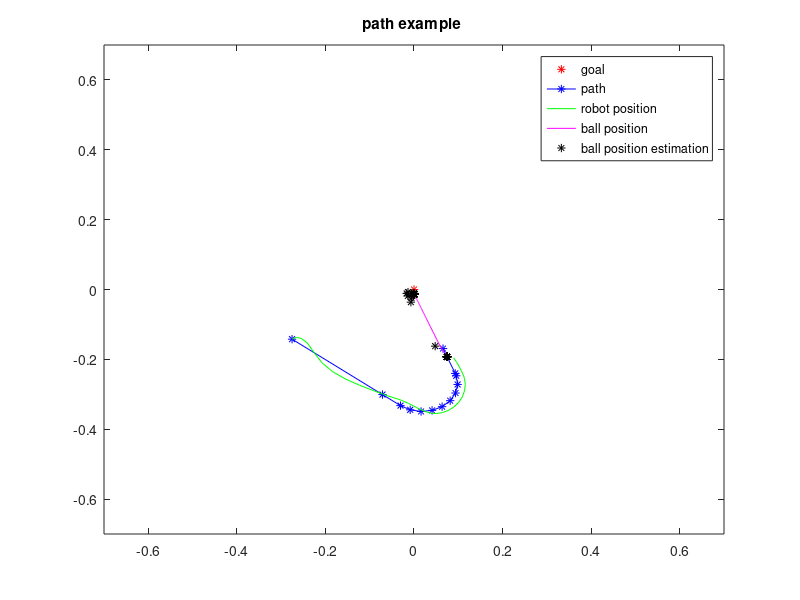

Reproduce this figure in MATLAB.
% path example for soccer robot project on vrep 
% Romain Chiappinelli A0145192H
% 18.03.16

clc; clear all; close all;

goal=[0.0, 0.0]';
    
path=[ -0.15730347  -0.34110006  -0.36983788  -0.37932073  -0.38118151  -0.37523807  -0.3620722   -0.34297267  -0.31980908  -0.29484882  -0.2705352   -0.2492482   -0.24833651  -0.18823647;
   0.23088424  -0.07184241  -0.11917574  -0.14233934  -0.16729959  -0.19161321  -0.21290021  -0.22907688  -0.23855973  -0.2404205   -0.23447707  -0.2213112   -0.22051391  -0.16714723];
robotPos=[-0.15730399 -0.15604904 -0.15226425 -0.1569636  -0.17548062 -0.20289882 -0.22861405 -0.24959035 -0.26702458 -0.28267264 -0.29796028 -0.31413653 -0.33172917 -0.34752038 -0.35579637 -0.36649019 -0.3761912  -0.38339534 -0.38742638 -0.3875027  -0.38373387 -0.3763454  -0.36560953 -0.35185736 -0.33581677 -0.31813717 -0.29967889 -0.28117982 -0.26487786 -0.25617304 -0.2471083  -0.23824696 -0.22962591 -0.22132167 -0.21334243 -0.20571294 -0.20001462 -0.19978778 -0.19978788 -0.19978951 -0.19978978 -0.1997894  -0.19978829 -0.19978675 -0.1997858  -0.19978583 -0.19978538 -0.19978556 -0.19978605 -0.19978663 -0.19978651 -0.1997865  -0.19978628 -0.19978674 -0.1997868  -0.19978625 -0.1997861  -0.1997861  -0.19978638 -0.19978656 -0.19978705 -0.19978711 -0.1997873  -0.19978806 -0.19978812 -0.19978806 -0.19978929 -0.19978987 -0.19979057 -0.19979154 -0.19979128 -0.19979164 -0.19979124 -0.19979075 -0.19979097 -0.1997913  -0.19979152 -0.19979243 -0.19979148 -0.1997923  -0.19979271 -0.19979341 -0.19979207 -0.19979116 -0.19979146 -0.19979137 -0.19979131 -0.19979179 -0.19979247 -0.19979265 -0.19979319 -0.19979414 -0.19979368 -0.19979429 -0.1997945  -0.1997955  -0.1997948  -0.19979483 -0.19979498 -0.19979484 -0.19979523 -0.19979587 -0.19979677 -0.19979665 -0.19979709 -0.19979775 -0.19979773 -0.19979726 -0.19979799 -0.19979654 -0.19979571 -0.19979601 -0.19979647 -0.1997951  -0.19979523 -0.19979504 -0.19979557 -0.19979618 -0.19979703 -0.19979762 -0.19979766 -0.19979641 -0.19979654 -0.19979654 -0.19979733 -0.19979724 -0.19979717 -0.19979757 -0.19979826 -0.19979796 -0.19979875 -0.19979894 -0.19979826 -0.19979881 -0.19979852 -0.19979791 -0.19979788 -0.19979848 -0.19979796 -0.19979784 -0.19979808 -0.1997982  -0.19979802 -0.1997987  -0.19979814 -0.19979914 -0.19979887 -0.19979927 -0.19979943 -0.19979993 -0.19980064 -0.19980116 -0.19980122 -0.19980106 -0.19980142 -0.19980186 -0.19980258 -0.19980292 -0.19980347 -0.19980362 -0.19980414 -0.19980496 -0.19980446 -0.1998053  -0.19980434 -0.19980511 -0.19980602 -0.19980611 -0.19980665 -0.19980668 -0.19980691 -0.19980684 -0.19980766 -0.19980749 -0.19980685 -0.19980703 -0.19980797 -0.19980788 -0.19980791 -0.19980763 -0.19980694 -0.19980648 -0.199806   -0.199807   -0.1998069  -0.19980696 -0.1998066  -0.19980717 -0.1998072  -0.19980815 -0.19980821 -0.19980857 -0.19980814 -0.1998082  -0.19980784 -0.19980791 -0.19980764 -0.19980796 -0.19980834 -0.19980875;
  0.23088369  0.22836848  0.21551391  0.19853452  0.17911637  0.15975067  0.13638391  0.10763969  0.0747921   0.04043515  0.00624469 -0.02726218 -0.05991335 -0.08666867 -0.10106589 -0.12019961 -0.13911697 -0.15833056 -0.17686471 -0.19353792 -0.20851585 -0.22261003 -0.23494294 -0.24524632 -0.25261033 -0.2568019  -0.25758764 -0.25494307 -0.24956366 -0.24547832 -0.23955587 -0.23307887 -0.2261283  -0.21873359 -0.21097116 -0.20287964 -0.19636488 -0.1963647  -0.19636366 -0.19636182 -0.19636388 -0.19636533 -0.19636518 -0.19636527 -0.19636597 -0.19636548 -0.19636521 -0.19636399 -0.19636407 -0.19636387 -0.19636352 -0.19636244 -0.19636151 -0.19636142 -0.19636224 -0.19636175 -0.19636136 -0.19636092 -0.1963608  -0.19636022 -0.19635962 -0.19636007 -0.19635925 -0.19635901 -0.19635835 -0.19635814 -0.19635779 -0.19635747 -0.196357   -0.19635588 -0.19635543 -0.19635481 -0.19635454 -0.19635376 -0.19635336 -0.19635323 -0.19635226 -0.19635208 -0.19635271 -0.19635314 -0.19635285 -0.19635226 -0.19635248 -0.19635192 -0.19635168 -0.19635016 -0.19635104 -0.19635035 -0.19635004 -0.19634928 -0.19634911 -0.1963481  -0.1963478  -0.19634765 -0.19634613 -0.19634603 -0.19634601 -0.19634546 -0.19634473 -0.19634458 -0.1963439  -0.19634426 -0.19634345 -0.19634268 -0.19634232 -0.19634122 -0.19634101 -0.19634163 -0.19634186 -0.19634126 -0.19634153 -0.19634232 -0.19634138 -0.19634241 -0.1963422  -0.19634144 -0.19634113 -0.19633976 -0.19633898 -0.1963385  -0.1963384  -0.19633767 -0.19633767 -0.19633734 -0.19633724 -0.19633651 -0.19633675 -0.19633614 -0.19633606 -0.19633567 -0.19633648 -0.19633578 -0.19633546 -0.1963347  -0.19633406 -0.19633408 -0.19633344 -0.19633316 -0.19633278 -0.19633208 -0.19633266 -0.19633153 -0.1963314  -0.19633113 -0.1963298  -0.19632979 -0.19632904 -0.19632891 -0.19632825 -0.19632737 -0.1963273  -0.19632652 -0.19632664 -0.19632585 -0.19632603 -0.19632526 -0.19632491 -0.19632389 -0.19632432 -0.19632334 -0.19632192 -0.19632202 -0.1963204  -0.19632076 -0.19632092 -0.19632041 -0.19632004 -0.19631962 -0.19631922 -0.19631912 -0.19631898 -0.19631875 -0.19631764 -0.19631758 -0.19631734 -0.19631734 -0.19631627 -0.19631651 -0.1963163  -0.19631635 -0.19631611 -0.19631587 -0.1963149  -0.19631504 -0.19631408 -0.19631341 -0.19631442 -0.19631381 -0.19631407 -0.19631366 -0.19631353 -0.19631314 -0.19631384 -0.19631353 -0.1963127  -0.19631258 -0.1963124  -0.19631147 -0.19631135 -0.19631104];
ballPos=[ -2.06930280e-01  -2.06930280e-01  -2.06930280e-01  -2.06930280e-01  -2.06930280e-01  -2.06930280e-01  -2.06930280e-01  -2.06930280e-01  -2.06930280e-01  -2.06930280e-01  -2.06930280e-01  -2.06930280e-01  -2.06930280e-01  -2.06930280e-01  -2.06930280e-01  -2.06930280e-01  -2.06930280e-01  -2.06930280e-01  -2.06930280e-01  -2.06930280e-01  -2.06930280e-01  -2.06930280e-01  -2.06930280e-01  -2.06930280e-01  -2.06930280e-01  -2.06930280e-01  -2.06930280e-01  -2.06930280e-01  -2.06930280e-01  -2.06930280e-01  -2.06930280e-01  -2.03218058e-01  -1.95869476e-01  -1.88626140e-01  -1.81383342e-01  -1.74919620e-01  -1.68780416e-01  -1.62923798e-01  -1.57336801e-01  -1.52007118e-01  -1.46923050e-01  -1.42072961e-01  -1.37446210e-01  -1.33032590e-01  -1.28821954e-01  -1.24805093e-01  -1.20973229e-01  -1.17317572e-01  -1.13830127e-01  -1.10503174e-01  -1.07329287e-01  -1.04301438e-01  -1.01412967e-01  -9.86573845e-02  -9.60285887e-02  -9.35207903e-02  -9.11284387e-02  -8.88462439e-02  -8.66691172e-02  -8.45922679e-02  -8.26110989e-02  -8.07211846e-02  -7.89182708e-02  -7.71983936e-02  -7.55576938e-02  -7.39925057e-02  -7.24994093e-02  -7.10749775e-02  -6.97160661e-02  -6.84196874e-02  -6.71829656e-02  -6.60031289e-02  -6.48775697e-02  -6.38038367e-02  -6.27795383e-02  -6.18023761e-02  -6.08702004e-02  -5.99809960e-02  -5.91329560e-02  -5.83239570e-02  -5.75521477e-02  -5.68158738e-02  -5.61134890e-02  -5.54434173e-02  -5.48041873e-02  -5.41943535e-02  -5.36127016e-02  -5.30578606e-02  -5.25285304e-02  -5.20235598e-02  -5.15418053e-02  -5.10822311e-02  -5.06438017e-02  -5.02256081e-02  -4.98267300e-02  -4.94461991e-02  -4.90831845e-02  -4.87368852e-02  -4.84065004e-02  -4.80914339e-02  -4.77908440e-02  -4.75040637e-02  -4.72304970e-02  -4.69695777e-02  -4.67206724e-02  -4.64832261e-02  -4.62566800e-02  -4.60406207e-02  -4.58344370e-02  -4.56377193e-02  -4.54501100e-02  -4.52711210e-02  -4.51003574e-02  -4.49374989e-02  -4.47821505e-02  -4.46339548e-02  -4.44925800e-02  -4.43576910e-02  -4.42290381e-02  -4.41063121e-02  -4.39892821e-02  -4.38775606e-02  -4.37710956e-02  -4.36693802e-02  -4.35724780e-02  -4.34800349e-02  -4.33918014e-02  -4.33076583e-02  -4.32274342e-02  -4.31509130e-02  -4.30779159e-02  -4.30082865e-02  -4.29418460e-02  -4.28784415e-02  -4.28179540e-02  -4.27602753e-02  -4.27052937e-02  -4.26529199e-02  -4.26027551e-02  -4.25549597e-02  -4.25095484e-02  -4.24660221e-02  -4.24245521e-02  -4.23851311e-02  -4.23472635e-02  -4.23114784e-02  -4.22769636e-02  -4.22444418e-02  -4.22130488e-02  -4.21833917e-02  -4.21549641e-02  -4.21278141e-02  -4.21023108e-02  -4.20773812e-02  -4.20539640e-02  -4.20318693e-02  -4.20102552e-02  -4.19899449e-02  -4.19708490e-02  -4.19522487e-02  -4.19344939e-02  -4.19178084e-02  -4.19021212e-02  -4.18867730e-02  -4.18720320e-02  -4.18581851e-02  -4.18451652e-02  -4.18329202e-02  -4.18208838e-02  -4.18091491e-02  -4.17981222e-02  -4.17877398e-02  -4.17779908e-02  -4.17688228e-02  -4.17601988e-02  -4.17514667e-02  -4.17429060e-02  -4.17348407e-02  -4.17272709e-02  -4.17201407e-02  -4.17134315e-02  -4.17071134e-02  -4.17011715e-02  -4.16955873e-02  -4.16903384e-02  -4.16854024e-02  -4.16800566e-02  -4.16747890e-02  -4.16698530e-02  -4.16652448e-02  -4.16609049e-02  -4.16568294e-02  -4.16529775e-02  -4.16493416e-02  -4.16459180e-02  -4.16426994e-02  -4.16396782e-02  -4.16368656e-02  -4.16342355e-02  -4.16317657e-02
  -1.83746710e-01  -1.83746710e-01  -1.83746710e-01  -1.83746710e-01  -1.83746710e-01  -1.83746710e-01  -1.83746710e-01  -1.83746666e-01  -1.83746666e-01  -1.83746710e-01  -1.83746710e-01  -1.83746710e-01  -1.83746710e-01  -1.83746710e-01  -1.83746710e-01  -1.83746710e-01  -1.83746666e-01  -1.83746666e-01  -1.83746710e-01  -1.83746710e-01  -1.83746710e-01  -1.83746710e-01  -1.83746710e-01  -1.83746710e-01  -1.83746710e-01  -1.83746666e-01  -1.83746666e-01  -1.83746725e-01  -1.83746725e-01  -1.83746725e-01  -1.83746725e-01  -1.79993331e-01  -1.72688365e-01  -1.65150538e-01  -1.57504439e-01  -1.49316996e-01  -1.42109796e-01  -1.35234565e-01  -1.28675953e-01  -1.22419313e-01  -1.16450928e-01  -1.10756978e-01  -1.05325021e-01  -1.00143239e-01  -9.51996744e-02  -9.04835910e-02  -8.59847292e-02  -8.16927329e-02  -7.75982141e-02  -7.36921206e-02  -6.99657649e-02  -6.64109215e-02  -6.30197376e-02  -5.97846583e-02  -5.66985384e-02  -5.37545308e-02  -5.09461053e-02  -4.82669771e-02  -4.57111970e-02  -4.32730950e-02  -4.09472287e-02  -3.87284234e-02  -3.66117172e-02  -3.45924199e-02  -3.26660387e-02  -3.08282971e-02  -2.90751997e-02  -2.74027139e-02  -2.58071683e-02  -2.42850613e-02  -2.28330381e-02  -2.14478485e-02  -2.01264061e-02  -1.88657660e-02  -1.76631212e-02  -1.65158156e-02  -1.54213188e-02  -1.43771870e-02  -1.33810965e-02  -1.24308411e-02  -1.15243057e-02  -1.06594991e-02  -9.83451121e-03  -9.04751103e-03  -8.29672441e-03  -7.58048519e-03  -6.89721247e-03  -6.24540541e-03  -5.62360836e-03  -5.03043644e-03  -4.46456205e-03  -3.92470742e-03  -3.40971281e-03  -2.91843596e-03  -2.44977488e-03  -2.00267765e-03  -1.57616625e-03  -1.16928911e-03  -7.81127601e-04  -4.10841632e-04  -5.76146049e-05   2.79342494e-04   6.00773492e-04   9.07413487e-04   1.19993777e-03   1.47898868e-03   1.74518698e-03   1.99913583e-03   2.24138470e-03   2.47249240e-03   2.69298651e-03   2.90334364e-03   3.10402038e-03   3.29546258e-03   3.47807002e-03   3.65227647e-03   3.81847285e-03   3.97703424e-03   4.12830617e-03   4.27262159e-03   4.41029808e-03   4.54163644e-03   4.66694357e-03   4.78646439e-03   4.90049412e-03   5.00927214e-03   5.11303591e-03   5.21203317e-03   5.30647952e-03   5.39657986e-03   5.48253674e-03   5.56452852e-03   5.64274378e-03   5.71736414e-03   5.78856701e-03   5.85651677e-03   5.92133449e-03   5.98316034e-03   6.04215730e-03   6.09845156e-03   6.15215860e-03   6.20339718e-03   6.25228276e-03   6.29891595e-03   6.34339172e-03   6.38581952e-03   6.42631948e-03   6.46494981e-03   6.50178920e-03   6.53693546e-03   6.57048309e-03   6.60248706e-03   6.63303817e-03   6.66220207e-03   6.69001788e-03   6.71655219e-03   6.74189255e-03   6.76606456e-03   6.78912643e-03   6.81111822e-03   6.83211070e-03   6.85214391e-03   6.87125698e-03   6.88947365e-03   6.90684980e-03   6.92342827e-03   6.93923142e-03   6.95428392e-03   6.96863234e-03   6.98231393e-03   6.99536270e-03   7.00781494e-03   7.01969722e-03   7.03102071e-03   7.04182032e-03   7.05210865e-03   7.06192339e-03   7.07130786e-03   7.08027091e-03   7.08881114e-03   7.09694531e-03   7.10471207e-03   7.11210584e-03   7.11917644e-03   7.12592294e-03   7.13235606e-03   7.13850185e-03   7.14436453e-03   7.14997202e-03   7.15531316e-03   7.16040516e-03   7.16526806e-03   7.16990093e-03   7.17431912e-03   7.17853289e-03   7.18256831e-03   7.18643051e-03   7.19012320e-03   7.19364081e-03   7.19698891e-03];
goalEstim=[-0.20693028 -0.20693028 -0.20693028 -0.20693028 -0.20693028 -0.20693028 -0.20693028 -0.20693028 -0.20693028 -0.20693028 -0.20693028 -0.20693028 -0.20693028 -0.20693028 -0.20693028 -0.20693028 -0.20693028 -0.20693028 -0.20693028 -0.20693028 -0.20693028 -0.20693028 -0.20693028 -0.20693028 -0.20693028 -0.20693028 -0.20693028 -0.20693028 -0.20693028 -0.20693028 -0.20693028 -0.12532486 -0.04211668 -0.03486716 -0.02883908 -0.03195431 -0.04298624 -0.04003612 -0.04010594 -0.04017441 -0.04024413 -0.04030272 -0.04036245 -0.04042178 -0.04047008 -0.04051955 -0.04056972 -0.0406112  -0.04065332 -0.04069402 -0.04073205 -0.04076866 -0.04080458 -0.04083773 -0.04086941 -0.04090024 -0.04093024 -0.04095908 -0.04098671 -0.04101373 -0.04103996 -0.04106492 -0.04108768 -0.04110995 -0.04113081 -0.04115021 -0.0411699  -0.04118621 -0.04120221 -0.04121799 -0.04123316 -0.04124697 -0.04126019 -0.04127357 -0.04128655 -0.04129865 -0.04131039 -0.04132243 -0.04133705 -0.04134869 -0.04135754 -0.04136666 -0.04137549 -0.04138355 -0.04139123 -0.04139838 -0.04140725 -0.04141553 -0.04142186 -0.04142787 -0.04143334 -0.04143885 -0.04144439 -0.04145042 -0.04145671 -0.04146159 -0.04146611 -0.0414705  -0.04147416 -0.04147978 -0.04148383 -0.0414868  -0.04149028 -0.04149437 -0.0414979  -0.04150095 -0.04150331 -0.04150668 -0.04150859 -0.04151011 -0.04151306 -0.04151544 -0.04151731 -0.04151996 -0.04152253 -0.04152434 -0.04152608 -0.04152738 -0.04152931 -0.0415311  -0.04153334 -0.04153381 -0.04153636 -0.04153614 -0.04153831 -0.04154033 -0.04154073 -0.04154186 -0.04154378 -0.04154521 -0.04154619 -0.04154726 -0.04154784 -0.04154814 -0.04154867 -0.04154973 -0.04155138 -0.04155353 -0.04155132 -0.04155163 -0.04155552 -0.04155398 -0.04155403 -0.0415571  -0.04155438 -0.04155849 -0.04155497 -0.04155954 -0.04155671 -0.04155927 -0.04155922 -0.04155832 -0.04156458 -0.04155795 -0.04156036 -0.04156672 -0.04155996 -0.04156186 -0.04156838 -0.04156443 -0.04156195 -0.04156608 -0.04157148 -0.04156725 -0.04156336 -0.04156627 -0.04157083 -0.04157498 -0.04157066 -0.04156454 -0.04156572 -0.041569   -0.04157242 -0.04157566 -0.04157846 -0.04157157 -0.0415647  -0.04156487 -0.04156761 -0.04157001 -0.04157213 -0.04157398 -0.04170117 -0.04169559 -0.04169034 -0.0416854  -0.04168006 -0.04167479 -0.04166985 -0.04166524 -0.0416609  -0.04165683 -0.04165298 -0.04164934 -0.04164592 -0.0416427  -0.04163968 -0.04163687 -0.04163424 -0.04163177;
 -0.18374671 -0.18374671 -0.18374671 -0.18374671 -0.18374671 -0.18374671 -0.18374671 -0.18374667 -0.18374667 -0.18374671 -0.18374671 -0.18374671 -0.18374671 -0.18374671 -0.18374671 -0.18374671 -0.18374667 -0.18374667 -0.18374671 -0.18374671 -0.18374671 -0.18374671 -0.18374671 -0.18374671 -0.18374671 -0.18374667 -0.18374667 -0.18374673 -0.18374673 -0.18374673 -0.18374673 -0.10123623 -0.01896954 -0.00874801  0.00238782  0.01583412  0.01154948  0.00902877  0.00894324  0.00886276  0.00878275  0.00871753  0.0086523   0.00858538  0.00853024  0.00847343  0.00841455  0.00836576  0.00831661  0.00826904  0.00822413  0.00818026  0.00813725  0.0080971   0.00805772  0.00801959  0.00798306  0.00794883  0.00791652  0.00788518  0.00785581  0.00782823  0.00780274  0.00777794  0.00775483  0.00773277  0.00770987  0.00769085  0.00767206  0.00765324  0.0076348   0.00761766  0.0076014   0.00758593  0.00757166  0.00755797  0.00754435  0.00753133  0.00751844  0.00750818  0.00749761  0.00748661  0.00747619  0.00746619  0.00745691  0.00744839  0.00743924  0.00743127  0.00742368  0.00741608  0.00740925  0.00740286  0.00739647  0.00738974  0.00738376  0.00737875  0.00737331  0.00736815  0.00736371  0.00735828  0.00735432  0.00734987  0.00734533  0.0073413   0.00733793  0.00733432  0.00733099  0.00732739  0.00732489  0.00732189  0.0073192   0.00731727  0.00731486  0.00731223  0.00730973  0.0073076   0.00730572  0.00730416  0.00730225  0.00730072  0.00729888  0.00729792  0.00729558  0.00729524  0.00729243  0.00729177  0.00729058  0.00728909  0.00728797  0.00728709  0.00728613  0.00728495  0.00728402  0.00728321  0.00728254  0.00728206  0.00728119  0.00728008  0.00728108  0.00727929  0.00727809  0.0072796   0.00727774  0.00727668  0.00727805  0.00727428  0.00727801  0.00727341  0.00727679  0.00727285  0.00727504  0.00727418  0.00727189  0.00727723  0.00727176  0.00727203  0.00727631  0.00727163  0.00727154  0.00727463  0.00727259  0.00727113  0.00727108  0.0072738   0.00727199  0.00727014  0.00726988  0.0072693   0.00727162  0.00727075  0.00726829  0.00726836  0.00726819  0.00726797  0.0072678   0.00727069  0.00726908  0.00726758  0.00726763  0.00726757  0.00726719  0.00726722  0.00711211  0.00711918  0.00712592  0.00713236  0.0071385   0.00714436  0.00714997  0.00715531  0.00716041  0.00716527  0.0071699   0.00717432  0.00717853  0.00718257  0.00718643  0.00719012  0.00719364  0.00719699];
         

path=[ -1.42203510e-01  -3.00842573e-01  -3.32415782e-01  -3.44491452e-01  -3.49201257e-01  -3.46084170e-01  -3.35445311e-01  -3.18326087e-01  -2.96402246e-01  -2.71819848e-01  -2.46985187e-01  -2.40332972e-01  -1.69039462e-01;
    2.75346726e-01   7.11692508e-02   3.05327402e-02   8.60889970e-03  -1.59734990e-02  -4.08081593e-02  -6.34640918e-02  -8.17235759e-02  -9.37992460e-02  -9.85090515e-02  -9.53919637e-02  -9.31442913e-02  -6.55135282e-02];
robotPos=[-0.14220463 -0.14054081 -0.13730986 -0.13972008 -0.15279654 -0.18005702 -0.20959321 -0.2347987  -0.25609902 -0.27434975 -0.2909134  -0.30455011 -0.30828369 -0.31641394 -0.32619601 -0.3377226  -0.34807724 -0.35395071 -0.35499352 -0.35258314 -0.34638274 -0.33636504 -0.32311466 -0.30748641 -0.29013082 -0.27183062 -0.25516078 -0.24738593 -0.23955114 -0.23173153 -0.22395845 -0.21627486 -0.20868111 -0.20123264 -0.19549091 -0.19527242 -0.19527724 -0.19527873 -0.19528022 -0.19528197 -0.19528252 -0.1952844  -0.19528766 -0.19528601 -0.19528343 -0.19528306 -0.19528128 -0.19527842 -0.195279   -0.19528064 -0.19528088 -0.1952818  -0.19528048 -0.19527891 -0.19528009 -0.19528086 -0.19528171 -0.19528237 -0.1952821  -0.1952818  -0.1952832  -0.19528209 -0.19528246 -0.19528309 -0.19528371 -0.19528306 -0.19528404 -0.19528487 -0.19528559 -0.19528362 -0.19528411 -0.19528492 -0.19528438 -0.19528368 -0.1952839  -0.19528361 -0.19528344 -0.19528279 -0.19528188 -0.19528218 -0.19528225 -0.1952827  -0.19528197 -0.1952837  -0.19528408 -0.1952838  -0.19528428 -0.19528511 -0.19528547 -0.19528505 -0.19528639 -0.19528601 -0.19528535 -0.19528635 -0.19528571 -0.19528632 -0.19528715 -0.19528623 -0.19528754 -0.19528861 -0.19528946 -0.19529021 -0.19529037 -0.19529109 -0.19529125 -0.19529079 -0.19529051 -0.19528998 -0.19529083 -0.19528896 -0.19528878 -0.19528824 -0.19528833 -0.19528909 -0.19528915 -0.19528747 -0.19528738 -0.19528751 -0.19528912 -0.19529009 -0.19528984 -0.19528915 -0.19528809 -0.19528802 -0.19528785 -0.1952877  -0.19528779 -0.19528881 -0.19528921 -0.19528796 -0.19528706 -0.1952879  -0.19528782 -0.19528766 -0.19528596 -0.19528601 -0.19528612 -0.19528595 -0.19528677 -0.19528703 -0.19528854 -0.19528866 -0.19528976 -0.19529054 -0.19529106 -0.19529191 -0.19529241 -0.19529179 -0.19529334 -0.1952927  -0.1952927  -0.19529386 -0.19529405 -0.19529453 -0.1952948  -0.19529608 -0.19529724 -0.19529796 -0.19529784 -0.19529799 -0.19529878 -0.19529863 -0.19529977 -0.19529971 -0.19530094 -0.19530147 -0.19530138 -0.19530116 -0.19530091 -0.19530043 -0.19530115 -0.19530202 -0.19530222 -0.1953028  -0.19530328 -0.19530271 -0.19530272 -0.19530338 -0.19530234 -0.19530311 -0.19530348 -0.1953043  -0.19530419 -0.19530413 -0.19530459 -0.19530573 -0.19530556 -0.19530678 -0.19530746 -0.19530694 -0.19530652 -0.19530585 -0.19530645 -0.19530615 -0.19530571 -0.19530627 -0.1953055  -0.19530636 -0.19530636 -0.19530675 -0.19530734;
    0.27534908  0.27295759  0.26590726  0.25488937  0.24123783  0.22587208  0.20787887  0.18423441  0.15507464  0.12256755  0.08869112  0.05925278  0.04976269  0.02993972  0.01211728 -0.00530982 -0.02210704 -0.03728503 -0.05053998 -0.06411978 -0.0773159  -0.09003051 -0.10091303 -0.10906525 -0.11410238 -0.11576102 -0.11409305 -0.11207928 -0.109414   -0.10648306 -0.10333776 -0.09997819 -0.09639937 -0.09262525 -0.08969533 -0.08949868 -0.08949713 -0.08949748 -0.08949644 -0.08949492 -0.08949287 -0.08949246 -0.08949147 -0.08949182 -0.08949074 -0.08949072 -0.08948959 -0.08949059 -0.0894896  -0.08948977 -0.08948938 -0.08949008 -0.08948957 -0.08949082 -0.08948999 -0.08948942 -0.08948959 -0.08948934 -0.08948883 -0.0894895  -0.08948928 -0.08948956 -0.08948942 -0.08948903 -0.08948901 -0.08948906 -0.08948811 -0.08948804 -0.0894881  -0.08948743 -0.08948762 -0.08948795 -0.08948775 -0.08948724 -0.08948655 -0.08948629 -0.08948594 -0.08948453 -0.08948509 -0.08948259 -0.08948335 -0.08948334 -0.08948116 -0.089479   -0.08947937 -0.08947751 -0.08947644 -0.08947536 -0.08947261 -0.08947062 -0.08946924 -0.08946712 -0.08946647 -0.0894659  -0.08946271 -0.08946111 -0.08945818 -0.08945739 -0.08945655 -0.08945541 -0.08945311 -0.08945158 -0.08945022 -0.08944781 -0.08944712 -0.08944577 -0.08944427 -0.08944239 -0.08944134 -0.08943991 -0.08943902 -0.08943734 -0.08943538 -0.08943436 -0.08943279 -0.08943208 -0.08943036 -0.08942956 -0.08942787 -0.08942693 -0.08942587 -0.0894236  -0.08942305 -0.08942135 -0.08942005 -0.08941964 -0.08941766 -0.08941645 -0.08941554 -0.08941584 -0.0894137  -0.08941258 -0.0894119  -0.08940992 -0.08940943 -0.08940755 -0.08940579 -0.08940499 -0.08940354 -0.08940022 -0.08939913 -0.08939837 -0.08939619 -0.08939483 -0.08939388 -0.08939259 -0.08939166 -0.0893903  -0.0893888  -0.08938791 -0.08938633 -0.08938468 -0.08938418 -0.08938174 -0.08938016 -0.08937885 -0.08937694 -0.08937518 -0.08937417 -0.08937294 -0.08937186 -0.08937013 -0.08936901 -0.08936772 -0.08936635 -0.08936436 -0.08936302 -0.08936103 -0.08935881 -0.089357   -0.08935577 -0.08935618 -0.08935523 -0.0893534  -0.08935214 -0.08935099 -0.08934841 -0.08934727 -0.08934592 -0.08934443 -0.0893432  -0.08934156 -0.0893404  -0.08933841 -0.08933613 -0.08933537 -0.08933248 -0.08933142 -0.08932941 -0.08932911 -0.08932701 -0.08932731 -0.08932562 -0.08932336 -0.0893219  -0.08932076 -0.08932061 -0.08931793 -0.08931647 -0.0893151  -0.08931355];
ballPos=[-0.19235    -0.19235    -0.19235    -0.19235    -0.19235    -0.19235    -0.19235    -0.19235    -0.19235    -0.19235    -0.19235    -0.19235    -0.19235    -0.19235    -0.19235    -0.19235    -0.19235    -0.19235    -0.19235    -0.19235    -0.19235    -0.19235    -0.19235    -0.19235    -0.19235    -0.19235    -0.19235    -0.19235    -0.19098219 -0.18373546 -0.17656174 -0.16943076 -0.16221866 -0.15517358 -0.14864337 -0.14241369 -0.13647066 -0.1308012  -0.12539265 -0.120233   -0.11531077 -0.11061506 -0.10613545 -0.10186203 -0.09778525 -0.09389608 -0.09018591 -0.0866465  -0.08326997 -0.08004882 -0.07697593 -0.07404444 -0.07124786 -0.06857999 -0.06603487 -0.06360687 -0.06129063 -0.05908096 -0.05697297 -0.05496197 -0.05304351 -0.05121332 -0.04946736 -0.04780175 -0.04621278 -0.04469695 -0.04325088 -0.04187137 -0.04055536 -0.0393002  -0.03810295 -0.03696078 -0.03587114 -0.03483163 -0.03383996 -0.03289392 -0.03199141 -0.03113041 -0.03030903 -0.02952541 -0.02877784 -0.0280647  -0.02738439 -0.0267356  -0.02611667 -0.02552623 -0.02496291 -0.02442552 -0.02391287 -0.02342378 -0.02295721 -0.02251221 -0.02208771 -0.02168272 -0.02129636 -0.02092777 -0.02057615 -0.02024074 -0.01992087 -0.01961571 -0.0193246  -0.01904687 -0.01878199 -0.0185293  -0.01828822 -0.01805824 -0.01783887 -0.0176296  -0.01742994 -0.01723954 -0.01705784 -0.0168846  -0.01671929 -0.01656158 -0.01641116 -0.01626766 -0.01613074 -0.01600016 -0.01587559 -0.01575673 -0.01564333 -0.01553524 -0.01543203 -0.01533366 -0.01523983 -0.0151502  -0.01506478 -0.01498331 -0.0149056  -0.01483149 -0.01476078 -0.01469331 -0.01462894 -0.01456752 -0.01450895 -0.0144531  -0.01439991 -0.01434907 -0.01430051 -0.01425434 -0.01421023 -0.01416808 -0.01412817 -0.01408969 -0.01405338 -0.01401841 -0.01398539 -0.01395354 -0.01392359 -0.01389457 -0.01386719 -0.01384107 -0.01381593 -0.0137923  -0.01376955 -0.01374775 -0.01372728 -0.01370773 -0.01368869 -0.01367078 -0.0136539  -0.01363771 -0.01362184 -0.0136069  -0.01359284 -0.01357962 -0.01356676 -0.01355414 -0.01354226 -0.01353106 -0.01352053 -0.01351063 -0.01350131 -0.0134916  -0.01348252 -0.01347397 -0.01346593 -0.01345836 -0.01345123 -0.01344451 -0.01343821 -0.01343227 -0.01342609 -0.01341995 -0.0134142  -0.01340879 -0.01340371 -0.01339894 -0.01339446 -0.01339026 -0.01338632 -0.01338263 -0.01337916 -0.01337587 -0.01337279 -0.0133699  -0.01336717 -0.01336461 -0.0133622  -0.01335993 -0.0133578 ;
    -0.07454783 -0.07454784 -0.07454784 -0.07454783 -0.07454783 -0.07454783 -0.07454784 -0.07454784 -0.07454783 -0.07454783 -0.07454784 -0.07454784 -0.07454784 -0.07454783 -0.07454783 -0.07454784 -0.07454784 -0.07454784 -0.07454783 -0.07454783 -0.07454784 -0.07454784 -0.07454784 -0.07454783 -0.07454783 -0.07454784 -0.07454784 -0.07454784 -0.07333717 -0.07004775 -0.06650646 -0.06279863 -0.05930132 -0.05608032 -0.0535268  -0.05109078 -0.04876682 -0.04654979 -0.04443478 -0.04241705 -0.04049211 -0.03865572 -0.03690384 -0.03523258 -0.03363823 -0.03211723 -0.03066623 -0.02928202 -0.02796156 -0.02670189 -0.02550023 -0.02435389 -0.02326032 -0.0222171  -0.02122189 -0.02027251 -0.01936684 -0.01850288 -0.0176787  -0.01689248 -0.01614243 -0.01542692 -0.01474438 -0.01409327 -0.01347215 -0.01287961 -0.01231436 -0.01177515 -0.01126079 -0.01077012 -0.01030204 -0.00985551 -0.00942953 -0.00902315 -0.0086355  -0.0082657  -0.00791292 -0.00757637 -0.00725529 -0.006949   -0.00665682 -0.0063781  -0.00611221 -0.00585857 -0.00561659 -0.00538574 -0.00516552 -0.00495544 -0.00475502 -0.00456384 -0.00438145 -0.00420745 -0.00404145 -0.0038831  -0.00373204 -0.00358792 -0.00345043 -0.00331926 -0.00319413 -0.00307476 -0.00296087 -0.00285226 -0.00274868 -0.00264987 -0.0025556  -0.00246568 -0.00237992 -0.00229812 -0.0022201  -0.00214568 -0.00207469 -0.00200698 -0.00194239 -0.00188077 -0.00182195 -0.00176584 -0.00171231 -0.00166124 -0.00161252 -0.00156606 -0.00152174 -0.00147946 -0.00143913 -0.00140067 -0.00136397 -0.00132894 -0.00129553 -0.00126366 -0.00123325 -0.00120424 -0.00117657 -0.00115018 -0.001125   -0.00110098 -0.00107804 -0.00105614 -0.00103527 -0.00101536 -0.00099634 -0.00097822 -0.00096095 -0.00094449 -0.0009288  -0.00091383 -0.00089954 -0.00088589 -0.00087286 -0.00086044 -0.00084857 -0.00083726 -0.00082646 -0.00081618 -0.00080636 -0.00079696 -0.00078799 -0.00077943 -0.00077126 -0.00076348 -0.00075607 -0.00074899 -0.00074225 -0.00073581 -0.00072967 -0.00072382 -0.00071822 -0.00071286 -0.00070776 -0.0007029  -0.00069827 -0.00069384 -0.00068961 -0.00068555 -0.00068167 -0.00067796 -0.00067442 -0.00067107 -0.00066787 -0.00066483 -0.00066192 -0.00065913 -0.00065645 -0.0006539  -0.00065147 -0.00064915 -0.00064698 -0.00064491 -0.00064294 -0.00064108 -0.00063931 -0.00063762 -0.00063602 -0.0006345  -0.00063306 -0.00063167 -0.00063034 -0.00062909 -0.00062789 -0.00062675 -0.00062567 -0.00062462 -0.00062362];
goalEstim=[ -1.92350000e-01  -1.92350000e-01  -1.92350000e-01  -1.92350000e-01  -1.92350000e-01  -1.92350000e-01  -1.92350000e-01  -1.92350000e-01  -1.92350000e-01  -1.92350000e-01  -1.92350000e-01  -1.92350000e-01  -1.92350000e-01  -1.92350000e-01  -1.92350000e-01  -1.92350000e-01  -1.92350000e-01  -1.92350000e-01  -1.92350000e-01  -1.92350000e-01  -1.92350000e-01  -1.92350000e-01  -1.92350000e-01  -1.92350000e-01  -1.92350000e-01  -1.92350000e-01  -1.92350000e-01  -1.92350000e-01  -1.62137632e-01  -3.62132915e-02  -2.41326636e-02  -1.82595769e-02  -1.12060518e-02  -7.41878428e-03  -1.26897337e-02  -1.10409737e-02  -1.11429183e-02  -1.12424642e-02  -1.13360423e-02  -1.14252962e-02  -1.15096528e-02  -1.15910520e-02  -1.16686697e-02  -1.17432849e-02  -1.18134428e-02  -1.18805993e-02  -1.19451411e-02  -1.20067869e-02  -1.20652916e-02  -1.21208051e-02  -1.21742981e-02  -1.22249213e-02  -1.22730819e-02  -1.23194556e-02  -1.23629995e-02  -1.24048566e-02  -1.24454821e-02  -1.24831550e-02  -1.25195130e-02  -1.25537560e-02  -1.25865916e-02  -1.26181884e-02  -1.26483380e-02  -1.26771064e-02  -1.27045100e-02  -1.27308482e-02  -1.27559779e-02  -1.27799977e-02  -1.28032632e-02  -1.28307086e-02  -1.28549782e-02  -1.28745842e-02  -1.28926308e-02  -1.29103759e-02  -1.29275860e-02  -1.29436439e-02  -1.29590550e-02  -1.29736796e-02  -1.29874133e-02  -1.30004053e-02  -1.30131563e-02  -1.30257962e-02  -1.30378735e-02  -1.30535827e-02  -1.30645182e-02  -1.30749116e-02  -1.30835271e-02  -1.30930879e-02  -1.31019859e-02  -1.31098472e-02  -1.31179520e-02  -1.31278509e-02  -1.31358122e-02  -1.31423367e-02  -1.31486556e-02  -1.31549086e-02  -1.31610911e-02  -1.31674620e-02  -1.31751529e-02  -1.31804989e-02  -1.31855633e-02  -1.31902425e-02  -1.31962652e-02  -1.32005534e-02  -1.32042152e-02  -1.32084946e-02  -1.32128380e-02  -1.32164448e-02  -1.32195699e-02  -1.32243014e-02  -1.32261250e-02  -1.32312487e-02  -1.32333275e-02  -1.32357495e-02  -1.32388216e-02  -1.32416290e-02  -1.32433117e-02  -1.32462763e-02  -1.32487693e-02  -1.32503360e-02  -1.32519205e-02  -1.32555617e-02  -1.32557181e-02  -1.32590593e-02  -1.32612611e-02  -1.32601816e-02  -1.32631584e-02  -1.32653063e-02  -1.32668489e-02  -1.32684916e-02  -1.32698367e-02  -1.32704437e-02  -1.32714577e-02  -1.32722998e-02  -1.32737450e-02  -1.32751307e-02  -1.32783391e-02  -1.32770329e-02  -1.32765805e-02  -1.32803449e-02  -1.32803451e-02  -1.32792628e-02  -1.32861936e-02  -1.32788836e-02  -1.32869981e-02  -1.32814231e-02  -1.32884384e-02  -1.32823627e-02  -1.32914445e-02  -1.32832057e-02  -1.32894472e-02  -1.32902344e-02  -1.32860522e-02  -1.32933742e-02  -1.32901421e-02  -1.32881574e-02  -1.32951156e-02  -1.32954844e-02  -1.32877131e-02  -1.32926753e-02  -1.32977504e-02  -1.32964661e-02  -1.32877209e-02  -1.32915068e-02  -1.32961618e-02  -1.33005137e-02  -1.32958140e-02  -1.32885134e-02  -1.32914911e-02  -1.32948451e-02  -1.32981900e-02  -1.33014487e-02  -1.33045972e-02  -1.32880851e-02  -1.32907703e-02  -1.34739699e-02  -1.34659307e-02  -1.34583609e-02  -1.34512261e-02  -1.34445103e-02  -1.34382099e-02  -1.34322671e-02  -1.34260850e-02  -1.34199532e-02  -1.34141967e-02  -1.34087903e-02  -1.34037109e-02  -1.33989435e-02  -1.33944647e-02  -1.33902626e-02  -1.33863185e-02  -1.33826314e-02  -1.33791566e-02  -1.33758737e-02  -1.33727938e-02  -1.33698955e-02  -1.33671667e-02  -1.33646131e-02  -1.33622009e-02  -1.33599322e-02  -1.33578004e-02;
    -7.45478347e-02  -7.45478421e-02  -7.45478421e-02  -7.45478347e-02  -7.45478347e-02  -7.45478347e-02  -7.45478421e-02  -7.45478421e-02  -7.45478347e-02  -7.45478347e-02  -7.45478421e-02  -7.45478421e-02  -7.45478421e-02  -7.45478347e-02  -7.45478347e-02  -7.45478421e-02  -7.45478421e-02  -7.45478421e-02  -7.45478347e-02  -7.45478347e-02  -7.45478421e-02  -7.45478421e-02  -7.45478421e-02  -7.45478347e-02  -7.45478347e-02  -7.45478421e-02  -7.45478421e-02  -7.45478421e-02  -4.78062495e-02   7.01535230e-03   5.69644795e-03   1.38095985e-02   1.65587707e-02   1.35451522e-02   4.30377345e-03   2.80353611e-04   2.40931704e-04   2.02821273e-04   1.66906798e-04   1.32704420e-04   1.00852913e-04   7.00214323e-05   4.00634644e-05   1.10970761e-05  -1.61783797e-05  -4.22563843e-05  -6.72935670e-05  -9.15875332e-05  -1.15078427e-04  -1.37494115e-04  -1.59040909e-04  -1.79511055e-04  -1.98801253e-04  -2.17273463e-04  -2.34580746e-04  -2.51452354e-04  -2.67894564e-04  -2.83151249e-04  -2.98037726e-04  -3.12116319e-04  -3.25347500e-04  -3.37974221e-04  -3.50368518e-04  -3.62360739e-04  -3.73616444e-04  -3.84132320e-04  -3.94118362e-04  -4.03921424e-04  -4.13599211e-04  -4.23570601e-04  -4.31523802e-04  -4.38947543e-04  -4.46313244e-04  -4.53305053e-04  -4.60367953e-04  -4.67210641e-04  -4.73366787e-04  -4.79066684e-04  -4.84492083e-04  -4.89664534e-04  -4.95074457e-04  -5.00401863e-04  -5.05076487e-04  -5.10343820e-04  -5.13826087e-04  -5.17622832e-04  -5.21200923e-04  -5.25242115e-04  -5.28567655e-04  -5.31900605e-04  -5.35335695e-04  -5.38584089e-04  -5.40923127e-04  -5.43549283e-04  -5.46381934e-04  -5.48827080e-04  -5.51121892e-04  -5.53283168e-04  -5.55669995e-04  -5.57414107e-04  -5.59281547e-04  -5.61460254e-04  -5.64291559e-04  -5.66085904e-04  -5.67644462e-04  -5.69393994e-04  -5.71304601e-04  -5.73036282e-04  -5.74599291e-04  -5.76456036e-04  -5.77322745e-04  -5.79348228e-04  -5.80112668e-04  -5.81241855e-04  -5.81971118e-04  -5.82664273e-04  -5.83418249e-04  -5.84381326e-04  -5.85130828e-04  -5.86046158e-04  -5.86977804e-04  -5.88119602e-04  -5.88361504e-04  -5.89803535e-04  -5.90241745e-04  -5.89984427e-04  -5.91111793e-04  -5.91616830e-04  -5.92030518e-04  -5.92520971e-04  -5.93123552e-04  -5.93543101e-04  -5.94043666e-04  -5.94317207e-04  -5.94581119e-04  -5.94601145e-04  -5.95320267e-04  -5.95017434e-04  -5.95354291e-04  -5.96405585e-04  -5.96339746e-04  -5.96892075e-04  -5.99017764e-04  -5.96781022e-04  -5.99650004e-04  -5.96937458e-04  -5.99407078e-04  -5.97119791e-04  -6.00068577e-04  -5.96999213e-04  -6.00016778e-04  -5.99128806e-04  -5.98597322e-04  -6.00326110e-04  -5.98042924e-04  -5.98526397e-04  -6.00192799e-04  -5.99209424e-04  -5.98332304e-04  -6.00778340e-04  -6.00688939e-04  -5.99713524e-04  -5.98579310e-04  -6.01098464e-04  -6.01044603e-04  -6.00762777e-04  -5.99154240e-04  -5.99102293e-04  -6.01147078e-04  -6.01113373e-04  -6.00935212e-04  -6.00699622e-04  -6.00457142e-04  -5.96686051e-04  -6.00450250e-04  -6.71069021e-04  -6.67874934e-04  -6.64830732e-04  -6.61922561e-04  -6.59127370e-04  -6.56454416e-04  -6.53899857e-04  -6.51465380e-04  -6.49154070e-04  -6.46975008e-04  -6.44907239e-04  -6.42942439e-04  -6.41079620e-04  -6.39305741e-04  -6.37621211e-04  -6.36018987e-04  -6.34500349e-04  -6.33055053e-04  -6.31665986e-04  -6.30342634e-04  -6.29087968e-04  -6.27889065e-04  -6.26752560e-04  -6.25666406e-04  -6.24623266e-04  -6.23620581e-04];


R = [0 -1;1 0];
goal=R*goal;
path=R*path;
robotPos=R*robotPos;
ballPos=R*ballPos;
goalEstim=R*goalEstim;
plot(goal(1), goal(2), 'r*', path(1,:), path(2,:), 'b-*', robotPos(1,:), robotPos(2,:), 'g', ballPos(1,:), ballPos(2,:), 'm', goalEstim(1,:), goalEstim(2,:), 'k*')
axis([-.7,.7,-.7,.7])
title('path example ')
legend('goal', 'path', 'robot position', 'ball position', 'ball position estimation')